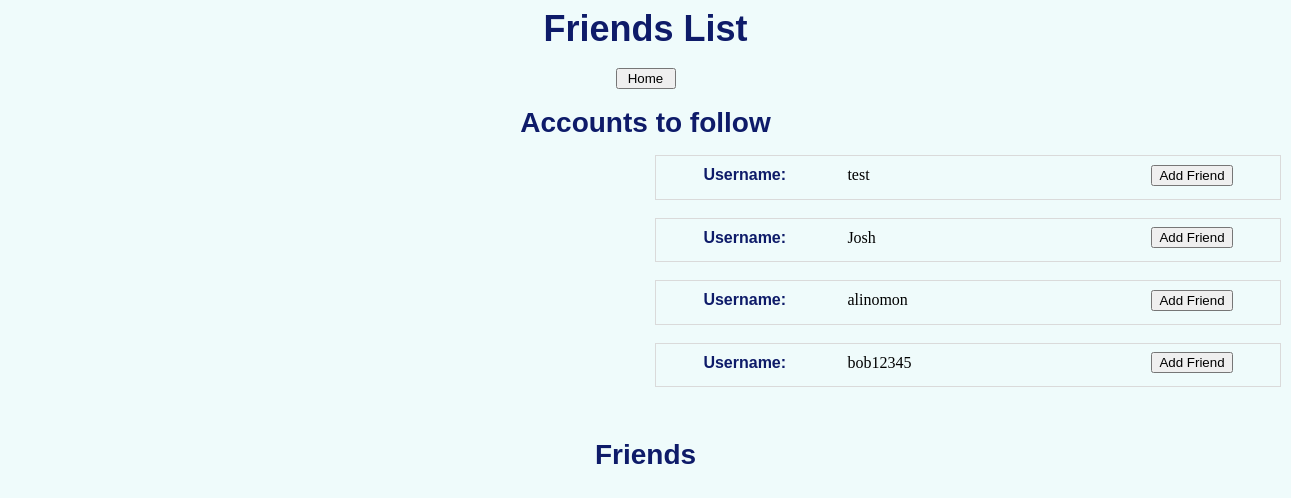
/friends (signed in), run on an earlier commit of the app's database.
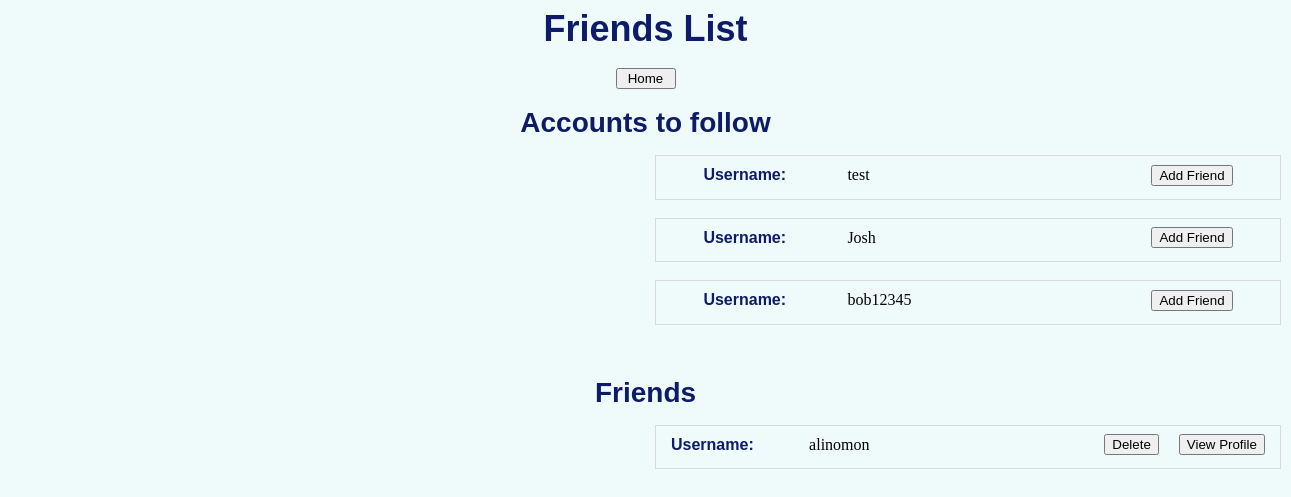
And on a later commit of the database.
### app/models.py (models this page shows)
class Users(db.Model):
    id = db.Column(db.Integer, primary_key=True)
    email = db.Column(db.String(200))
    username = db.Column(db.String(200))
    password = db.Column(db.String(200))

class Friends(db.Model):
    id = db.Column(db.Integer, primary_key=True)
    username1 = db.Column(db.String(200))
    username2 = db.Column(db.String(200))

### app/views.py (the view)
@app.route('/friends', methods=['POST', 'GET'])
def Friends():
    users = models.Users.query.all()
    friends = CurrentFriends()
    usersFinal = []
    for user in users:
        foundUser = False
        if user.username != session['username']:
            for friend in friends:
                if user.username == friend.username2:
                    foundUser = True
            if foundUser == False:
                usersFinal.append(user)
    logging.debug("Friends")
    return render_template('friends.html', users=usersFinal, friends = friends)

### app/views.py (called while the page is built)
def CurrentFriends():
    friends = models.Friends.query.all()
    friendList = []
    for friend in friends:
        if friend.username2 != session['username'] and friend not in friendList:
            friendList.append(friend)
    logging.debug("Friends")
    return friendList

### app/templates/friends.html (shortened to what this page needs)
<!DOCTYPE html>
<head>
  <link rel="stylesheet" href="{{ url_for('static', filename='css/blog.css')}}">
</head>
<body class = "body">
  <div style = "text-align: center;">
    <div>
      <span class="generaltitle">Friends List</span>
      <br>
      <br>
      <a href="{{ url_for('Home') }}"><button type="button" style="width:60px;">Home</button></a>
      <br>
      <br>
    </div>
  </div>
    <div style = "text-align: center;">
        <span class="generalsubtitle">Accounts to follow</span>
        <ul>
          {% for friends in users %}
          <fieldset style="position:relative; left:605px; width: 600px; border:thin solid #DADADA;" >
            <table border="0" align="center" style="text-align:left;">
              <tr>
                <td width="140px" class="bodyforms">
                    Username:
                </td>
                <td width="300px">
                    {{ friends.username }}
                </td>
                <td>
                  <a href="{{ url_for('AddFriend', username = friends.username) }}"><button type="button">Add Friend</button></a>
                </td>
              </tr>
            </table>
          </fieldset>
          <br>
          {% endfor %}
        </ul>
        <br>
      </div>
      <div style = "text-align: center;">
          <span class="generalsubtitle">Friends</span>
          <ul>
            {% for user in friends %}
            <fieldset style="position:relative; left:605px; width: 600px; border:thin solid #DADADA;" >
              <table border="0" align="center" style="text-align:left;">
                <tr>
                  <td width="140px" class="bodyforms">
                      Username:
                  </td>
                  <td width="300px">
                      {{ user.username2 }}
                  </td>
                  <td width="90px" style="text-align:center;">
                   <a href="{{ url_for('delete', username=user.username2) }}"><button type="button">Delete</button></a>
                  </td>
                  <td width="90px" style="text-align:center;">
                   <a href="{{ url_for('Profile', username=user.username2) }}"><button type="button">View Profile</button></a>
                  </td>
                </tr>
              </table>
            </fieldset>
            <br>
            {% endfor %}
          </ul>
          <br>
        </div>
</body>
</html>

What changed in the data, as far as the page shows it:
no longer on this page (row unchanged): Users: username "alinomon"
added Friends: username2 "alinomon"
